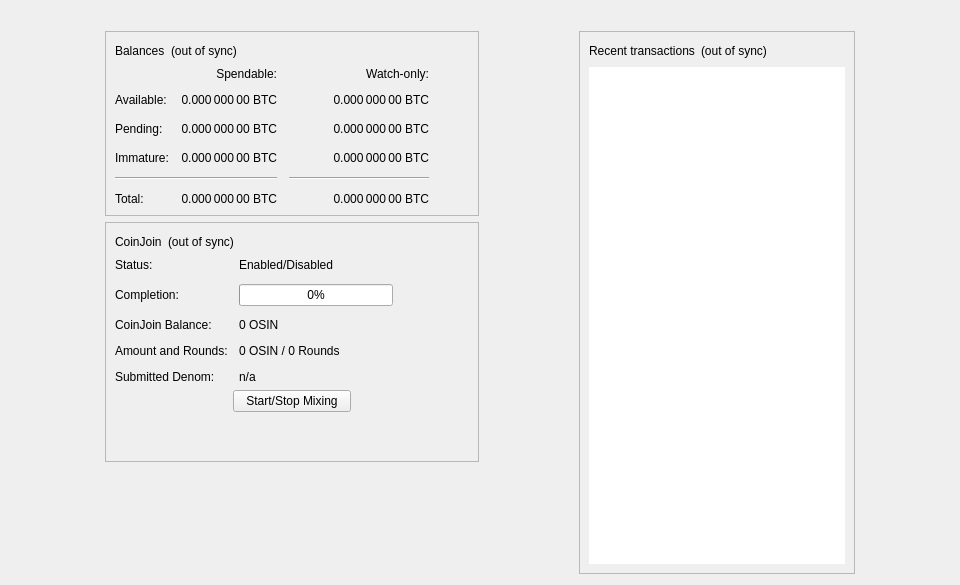
<?xml version="1.0" encoding="UTF-8"?>
<ui version="4.0">
 <class>OverviewPage</class>
 <widget class="QWidget" name="OverviewPage">
  <property name="geometry">
   <rect>
    <x>0</x>
    <y>0</y>
    <width>960</width>
    <height>585</height>
   </rect>
  </property>
  <property name="minimumSize">
   <size>
    <width>960</width>
    <height>0</height>
   </size>
  </property>
  <property name="windowTitle">
   <string>Form</string>
  </property>
  <layout class="QVBoxLayout" name="topLayout">
   <item>
    <widget class="QLabel" name="labelAlerts">
     <property name="visible">
      <bool>false</bool>
     </property>
     <property name="wordWrap">
      <bool>true</bool>
     </property>
     <property name="margin">
      <number>3</number>
     </property>
     <property name="textInteractionFlags">
      <set>Qt::TextSelectableByMouse</set>
     </property>
    </widget>
   </item>
   <item>
    <layout class="QHBoxLayout" name="horizontalLayout" stretch="1,0,1,0,1">
     <item>
      <spacer name="horizontalSpacerLeft">
       <property name="orientation">
        <enum>Qt::Horizontal</enum>
       </property>
       <property name="sizeType">
        <enum>QSizePolicy::Preferred</enum>
       </property>
       <property name="sizeHint" stdset="0">
        <size>
         <width>10</width>
         <height>20</height>
        </size>
       </property>
      </spacer>
     </item>
     <item>
      <layout class="QVBoxLayout" name="verticalLayout_2">
       <item>
        <widget class="QFrame" name="frame">
         <property name="frameShape">
          <enum>QFrame::StyledPanel</enum>
         </property>
         <property name="frameShadow">
          <enum>QFrame::Raised</enum>
         </property>
         <layout class="QVBoxLayout" name="verticalLayout_4">
          <item>
           <layout class="QHBoxLayout" name="horizontalLayout_4">
            <item>
             <widget class="QLabel" name="label_5">
              <property name="text">
               <string>Balances</string>
              </property>
             </widget>
            </item>
            <item>
             <widget class="QLabel" name="labelWalletStatus">
              <property name="toolTip">
               <string>The displayed information may be out of date. Your wallet automatically synchronizes with the Osin network after a connection is established, but this process has not completed yet.</string>
              </property>
              <property name="text">
               <string notr="true">(out of sync)</string>
              </property>
              <property name="alignment">
               <set>Qt::AlignLeading|Qt::AlignLeft|Qt::AlignVCenter</set>
              </property>
             </widget>
            </item>
            <item>
             <spacer name="horizontalSpacer_3">
              <property name="orientation">
               <enum>Qt::Horizontal</enum>
              </property>
              <property name="sizeHint" stdset="0">
               <size>
                <width>40</width>
                <height>20</height>
               </size>
              </property>
             </spacer>
            </item>
           </layout>
          </item>
          <item>
           <layout class="QGridLayout" name="gridLayout">
            <property name="spacing">
             <number>12</number>
            </property>
            <item row="2" column="2">
             <widget class="QLabel" name="labelWatchPending">
              <property name="cursor">
               <cursorShape>IBeamCursor</cursorShape>
              </property>
              <property name="toolTip">
               <string>Unconfirmed transactions to watch-only addresses</string>
              </property>
              <property name="text">
               <string notr="true">0.000 000 00 BTC</string>
              </property>
              <property name="alignment">
               <set>Qt::AlignRight|Qt::AlignTrailing|Qt::AlignVCenter</set>
              </property>
              <property name="textInteractionFlags">
               <set>Qt::LinksAccessibleByMouse|Qt::TextSelectableByKeyboard|Qt::TextSelectableByMouse</set>
              </property>
             </widget>
            </item>
            <item row="2" column="1">
             <widget class="QLabel" name="labelUnconfirmed">
              <property name="cursor">
               <cursorShape>IBeamCursor</cursorShape>
              </property>
              <property name="toolTip">
               <string>Total of transactions that have yet to be confirmed, and do not yet count toward the spendable balance</string>
              </property>
              <property name="text">
               <string notr="true">0.000 000 00 BTC</string>
              </property>
              <property name="alignment">
               <set>Qt::AlignRight|Qt::AlignTrailing|Qt::AlignVCenter</set>
              </property>
              <property name="textInteractionFlags">
               <set>Qt::LinksAccessibleByMouse|Qt::TextSelectableByKeyboard|Qt::TextSelectableByMouse</set>
              </property>
             </widget>
            </item>
            <item row="3" column="2">
             <widget class="QLabel" name="labelWatchImmature">
              <property name="cursor">
               <cursorShape>IBeamCursor</cursorShape>
              </property>
              <property name="toolTip">
               <string>Mined balance in watch-only addresses that has not yet matured</string>
              </property>
              <property name="text">
               <string notr="true">0.000 000 00 BTC</string>
              </property>
              <property name="alignment">
               <set>Qt::AlignRight|Qt::AlignTrailing|Qt::AlignVCenter</set>
              </property>
              <property name="textInteractionFlags">
               <set>Qt::LinksAccessibleByMouse|Qt::TextSelectableByKeyboard|Qt::TextSelectableByMouse</set>
              </property>
             </widget>
            </item>
            <item row="4" column="0" colspan="2">
             <widget class="Line" name="lineSpendableBalance">
              <property name="orientation">
               <enum>Qt::Horizontal</enum>
              </property>
             </widget>
            </item>
            <item row="4" column="2">
             <widget class="Line" name="lineWatchBalance">
              <property name="sizePolicy">
               <sizepolicy hsizetype="Preferred" vsizetype="Fixed">
                <horstretch>0</horstretch>
                <verstretch>0</verstretch>
               </sizepolicy>
              </property>
              <property name="minimumSize">
               <size>
                <width>140</width>
                <height>0</height>
               </size>
              </property>
              <property name="orientation">
               <enum>Qt::Horizontal</enum>
              </property>
             </widget>
            </item>
            <item row="5" column="0">
             <widget class="QLabel" name="labelTotalText">
              <property name="text">
               <string>Total:</string>
              </property>
             </widget>
            </item>
            <item row="3" column="1">
             <widget class="QLabel" name="labelImmature">
              <property name="cursor">
               <cursorShape>IBeamCursor</cursorShape>
              </property>
              <property name="toolTip">
               <string>Mined balance that has not yet matured</string>
              </property>
              <property name="text">
               <string notr="true">0.000 000 00 BTC</string>
              </property>
              <property name="alignment">
               <set>Qt::AlignRight|Qt::AlignTrailing|Qt::AlignVCenter</set>
              </property>
              <property name="textInteractionFlags">
               <set>Qt::LinksAccessibleByMouse|Qt::TextSelectableByKeyboard|Qt::TextSelectableByMouse</set>
              </property>
             </widget>
            </item>
            <item row="2" column="3">
             <spacer name="horizontalSpacer_2">
              <property name="orientation">
               <enum>Qt::Horizontal</enum>
              </property>
              <property name="sizeHint" stdset="0">
               <size>
                <width>40</width>
                <height>20</height>
               </size>
              </property>
             </spacer>
            </item>
            <item row="3" column="0">
             <widget class="QLabel" name="labelImmatureText">
              <property name="text">
               <string>Immature:</string>
              </property>
             </widget>
            </item>
            <item row="5" column="1">
             <widget class="QLabel" name="labelTotal">
              <property name="cursor">
               <cursorShape>IBeamCursor</cursorShape>
              </property>
              <property name="toolTip">
               <string>Your current total balance</string>
              </property>
              <property name="text">
               <string notr="true">0.000 000 00 BTC</string>
              </property>
              <property name="alignment">
               <set>Qt::AlignRight|Qt::AlignTrailing|Qt::AlignVCenter</set>
              </property>
              <property name="textInteractionFlags">
               <set>Qt::LinksAccessibleByMouse|Qt::TextSelectableByKeyboard|Qt::TextSelectableByMouse</set>
              </property>
             </widget>
            </item>
            <item row="5" column="2">
             <widget class="QLabel" name="labelWatchTotal">
              <property name="cursor">
               <cursorShape>IBeamCursor</cursorShape>
              </property>
              <property name="toolTip">
               <string>Current total balance in watch-only addresses</string>
              </property>
              <property name="text">
               <string notr="true">0.000 000 00 BTC</string>
              </property>
              <property name="alignment">
               <set>Qt::AlignRight|Qt::AlignTrailing|Qt::AlignVCenter</set>
              </property>
              <property name="textInteractionFlags">
               <set>Qt::LinksAccessibleByMouse|Qt::TextSelectableByKeyboard|Qt::TextSelectableByMouse</set>
              </property>
             </widget>
            </item>
            <item row="0" column="2">
             <widget class="QLabel" name="labelWatchonly">
              <property name="text">
               <string>Watch-only:</string>
              </property>
              <property name="alignment">
               <set>Qt::AlignRight|Qt::AlignTrailing|Qt::AlignVCenter</set>
              </property>
             </widget>
            </item>
            <item row="1" column="0">
             <widget class="QLabel" name="labelBalanceText">
              <property name="text">
               <string>Available:</string>
              </property>
             </widget>
            </item>
            <item row="1" column="1">
             <widget class="QLabel" name="labelBalance">
              <property name="cursor">
               <cursorShape>IBeamCursor</cursorShape>
              </property>
              <property name="toolTip">
               <string>Your current spendable balance</string>
              </property>
              <property name="text">
               <string notr="true">0.000 000 00 BTC</string>
              </property>
              <property name="alignment">
               <set>Qt::AlignRight|Qt::AlignTrailing|Qt::AlignVCenter</set>
              </property>
              <property name="textInteractionFlags">
               <set>Qt::LinksAccessibleByMouse|Qt::TextSelectableByKeyboard|Qt::TextSelectableByMouse</set>
              </property>
             </widget>
            </item>
            <item row="1" column="2">
             <widget class="QLabel" name="labelWatchAvailable">
              <property name="cursor">
               <cursorShape>IBeamCursor</cursorShape>
              </property>
              <property name="toolTip">
               <string>Your current balance in watch-only addresses</string>
              </property>
              <property name="text">
               <string notr="true">0.000 000 00 BTC</string>
              </property>
              <property name="alignment">
               <set>Qt::AlignRight|Qt::AlignTrailing|Qt::AlignVCenter</set>
              </property>
              <property name="textInteractionFlags">
               <set>Qt::LinksAccessibleByMouse|Qt::TextSelectableByKeyboard|Qt::TextSelectableByMouse</set>
              </property>
             </widget>
            </item>
            <item row="2" column="0">
             <widget class="QLabel" name="labelPendingText">
              <property name="text">
               <string>Pending:</string>
              </property>
             </widget>
            </item>
            <item row="0" column="1">
             <widget class="QLabel" name="labelSpendable">
              <property name="text">
               <string>Spendable:</string>
              </property>
              <property name="alignment">
               <set>Qt::AlignRight|Qt::AlignTrailing|Qt::AlignVCenter</set>
              </property>
             </widget>
            </item>
           </layout>
          </item>
         </layout>
        </widget>
       </item>
       <item>
        <widget class="QFrame" name="frameCoinJoin">
         <property name="layoutDirection">
          <enum>Qt::LeftToRight</enum>
         </property>
         <property name="frameShape">
          <enum>QFrame::StyledPanel</enum>
         </property>
         <property name="frameShadow">
          <enum>QFrame::Raised</enum>
         </property>
         <layout class="QVBoxLayout" name="VerticalLayout_PS1">
          <item>
           <layout class="QHBoxLayout" name="horizontalLayout_5">
            <item>
             <widget class="QLabel" name="labelCoinJoinHeader">
              <property name="text">
               <string notr="true">CoinJoin</string>
              </property>
             </widget>
            </item>
            <item>
             <widget class="QLabel" name="labelCoinJoinSyncStatus">
              <property name="toolTip">
               <string>The displayed information may be out of date. Your wallet automatically synchronizes with the Osin network after a connection is established, but this process has not completed yet.</string>
              </property>
              <property name="text">
               <string notr="true">(out of sync)</string>
              </property>
              <property name="alignment">
               <set>Qt::AlignLeading|Qt::AlignLeft|Qt::AlignVCenter</set>
              </property>
             </widget>
            </item>
            <item>
             <spacer name="horizontalSpacer_4">
              <property name="orientation">
               <enum>Qt::Horizontal</enum>
              </property>
              <property name="sizeHint" stdset="0">
               <size>
                <width>40</width>
                <height>20</height>
               </size>
              </property>
             </spacer>
            </item>
           </layout>
          </item>
          <item>
           <layout class="QFormLayout" name="coinJoinFormLayout">
            <property name="fieldGrowthPolicy">
             <enum>QFormLayout::AllNonFixedFieldsGrow</enum>
            </property>
            <property name="horizontalSpacing">
             <number>11</number>
            </property>
            <property name="verticalSpacing">
             <number>12</number>
            </property>
            <item row="0" column="0">
             <widget class="QLabel" name="labelCoinJoinEnabledText">
              <property name="text">
               <string>Status:</string>
              </property>
             </widget>
            </item>
            <item row="0" column="1">
             <widget class="QLabel" name="labelCoinJoinEnabled">
              <property name="text">
               <string>Enabled/Disabled</string>
              </property>
             </widget>
            </item>
            <item row="1" column="0">
             <widget class="QLabel" name="labelCompletitionText">
              <property name="text">
               <string>Completion:</string>
              </property>
             </widget>
            </item>
            <item row="1" column="1">
             <widget class="QProgressBar" name="coinJoinProgress">
              <property name="maximumSize">
               <size>
                <width>154</width>
                <height>16777215</height>
               </size>
              </property>
              <property name="value">
               <number>0</number>
              </property>
             </widget>
            </item>
            <item row="2" column="0">
             <widget class="QLabel" name="labelAnonymizedText">
              <property name="text">
               <string notr="true">CoinJoin Balance:</string>
              </property>
             </widget>
            </item>
            <item row="2" column="1">
             <widget class="QLabel" name="labelAnonymized">
              <property name="text">
               <string notr="true">0 OSIN</string>
              </property>
             </widget>
            </item>
            <item row="3" column="0">
             <widget class="QLabel" name="labelAmountAndRoundsText">
              <property name="text">
               <string>Amount and Rounds:</string>
              </property>
             </widget>
            </item>
            <item row="3" column="1">
             <widget class="QLabel" name="labelAmountRounds">
              <property name="text">
               <string notr="true">0 OSIN / 0 Rounds</string>
              </property>
             </widget>
            </item>
            <item row="4" column="0">
             <widget class="QLabel" name="labelSubmittedDenomText">
              <property name="text">
               <string>Submitted Denom:</string>
              </property>
             </widget>
            </item>
            <item row="4" column="1">
             <widget class="QLabel" name="labelSubmittedDenom">
              <property name="toolTip">
               <string>The denominations you submitted to the Smartnode.&lt;br&gt;To mix, other users must submit the exact same denominations.</string>
              </property>
              <property name="text">
               <string>n/a</string>
              </property>
              <property name="wordWrap">
               <bool>true</bool>
              </property>
             </widget>
            </item>
           </layout>
          </item>
          <item>
           <layout class="QVBoxLayout" name="VerticalLayout_PS">
            <item>
             <layout class="QHBoxLayout" name="horizontalLayout_3">
              <property name="topMargin">
               <number>0</number>
              </property>
              <item>
               <spacer name="horizontalSpacer_5">
                <property name="orientation">
                 <enum>Qt::Horizontal</enum>
                </property>
                <property name="sizeHint" stdset="0">
                 <size>
                  <width>40</width>
                  <height>20</height>
                 </size>
                </property>
               </spacer>
              </item>
              <item>
               <widget class="QPushButton" name="toggleCoinJoin">
                <property name="sizePolicy">
                 <sizepolicy hsizetype="MinimumExpanding" vsizetype="Fixed">
                  <horstretch>0</horstretch>
                  <verstretch>0</verstretch>
                 </sizepolicy>
                </property>
                <property name="text">
                 <string>Start/Stop Mixing</string>
                </property>
               </widget>
              </item>
              <item>
               <spacer name="horizontalSpacer_6">
                <property name="orientation">
                 <enum>Qt::Horizontal</enum>
                </property>
                <property name="sizeHint" stdset="0">
                 <size>
                  <width>40</width>
                  <height>20</height>
                 </size>
                </property>
               </spacer>
              </item>
             </layout>
            </item>
            <item>
             <spacer name="verticalSpacer_3">
              <property name="orientation">
               <enum>Qt::Vertical</enum>
              </property>
              <property name="sizeHint" stdset="0">
               <size>
                <width>20</width>
                <height>40</height>
               </size>
              </property>
             </spacer>
            </item>
           </layout>
          </item>
         </layout>
        </widget>
       </item>
       <item>
        <spacer name="verticalSpacer">
         <property name="orientation">
          <enum>Qt::Vertical</enum>
         </property>
         <property name="sizeHint" stdset="0">
          <size>
           <width>20</width>
           <height>40</height>
          </size>
         </property>
        </spacer>
       </item>
      </layout>
     </item>
     <item>
      <spacer name="horizontalSpacerCenter">
       <property name="orientation">
        <enum>Qt::Horizontal</enum>
       </property>
       <property name="sizeHint" stdset="0">
        <size>
         <width>10</width>
         <height>20</height>
        </size>
       </property>
      </spacer>
     </item>
     <item>
      <layout class="QVBoxLayout" name="verticalLayout_3">
       <item>
        <widget class="QFrame" name="frame_2">
         <property name="frameShape">
          <enum>QFrame::StyledPanel</enum>
         </property>
         <property name="frameShadow">
          <enum>QFrame::Raised</enum>
         </property>
         <layout class="QVBoxLayout" name="verticalLayout">
          <item>
           <layout class="QHBoxLayout" name="horizontalLayout_2">
            <item>
             <widget class="QLabel" name="label_4">
              <property name="text">
               <string>Recent transactions</string>
              </property>
             </widget>
            </item>
            <item>
             <widget class="QLabel" name="labelTransactionsStatus">
              <property name="toolTip">
               <string>The displayed information may be out of date. Your wallet automatically synchronizes with the Osin network after a connection is established, but this process has not completed yet.</string>
              </property>
              <property name="text">
               <string notr="true">(out of sync)</string>
              </property>
              <property name="alignment">
               <set>Qt::AlignLeading|Qt::AlignLeft|Qt::AlignVCenter</set>
              </property>
             </widget>
            </item>
            <item>
             <spacer name="horizontalSpacer">
              <property name="orientation">
               <enum>Qt::Horizontal</enum>
              </property>
              <property name="sizeHint" stdset="0">
               <size>
                <width>40</width>
                <height>20</height>
               </size>
              </property>
             </spacer>
            </item>
           </layout>
          </item>
          <item>
           <widget class="QListView" name="listTransactions">
            <property name="frameShape">
             <enum>QFrame::NoFrame</enum>
            </property>
            <property name="verticalScrollBarPolicy">
             <enum>Qt::ScrollBarAlwaysOff</enum>
            </property>
            <property name="horizontalScrollBarPolicy">
             <enum>Qt::ScrollBarAlwaysOff</enum>
            </property>
            <property name="selectionMode">
             <enum>QAbstractItemView::NoSelection</enum>
            </property>
           </widget>
          </item>
         </layout>
        </widget>
       </item>
      </layout>
     </item>
     <item>
      <spacer name="horizontalSpacerRight">
       <property name="orientation">
        <enum>Qt::Horizontal</enum>
       </property>
       <property name="sizeType">
        <enum>QSizePolicy::Preferred</enum>
       </property>
       <property name="sizeHint" stdset="0">
        <size>
         <width>10</width>
         <height>20</height>
        </size>
       </property>
      </spacer>
     </item>
    </layout>
   </item>
  </layout>
 </widget>
 <resources/>
 <connections/>
</ui>
